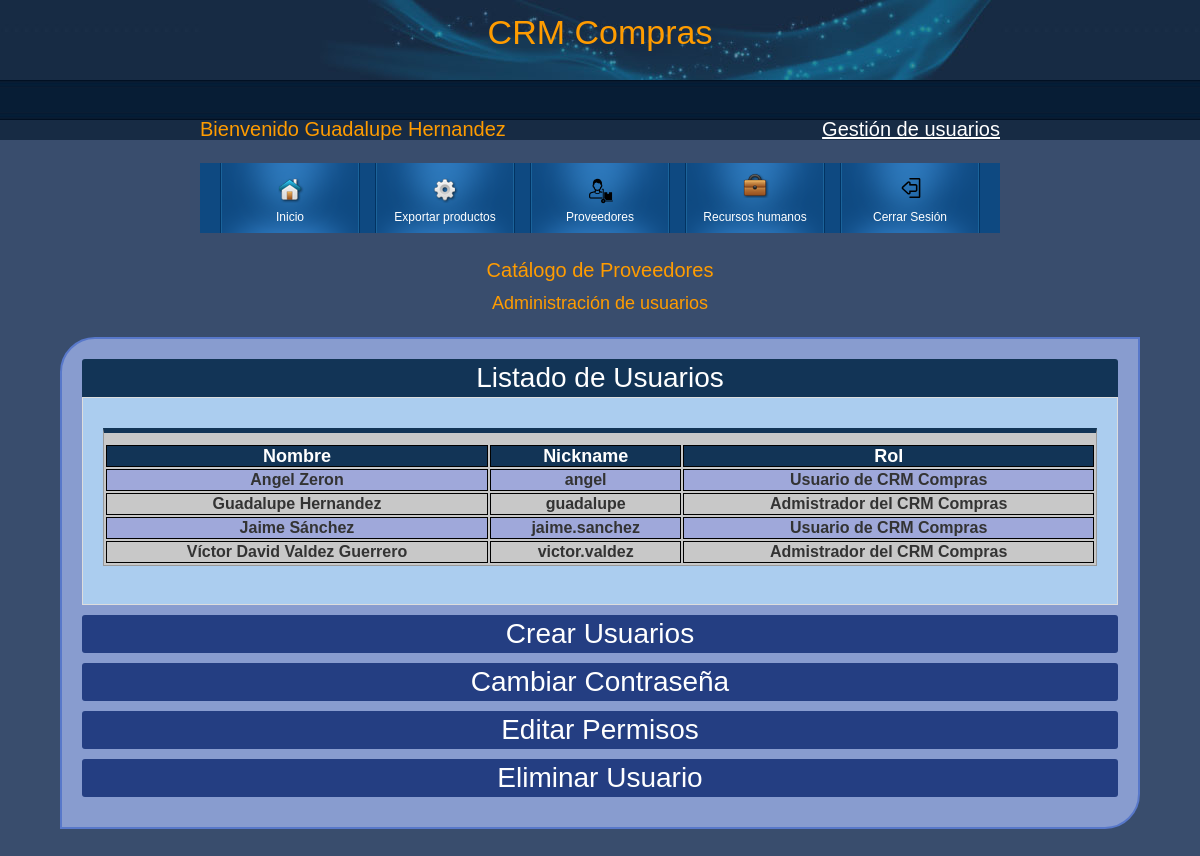
The app's page /CRMcompras/gestionUsuarios.php (signed in) with its own data.
### tables this page shows
CREATE TABLE `usuarios` (
  `id` int(11) NOT NULL COMMENT 'Id de usuario',
  `username` varchar(20) NOT NULL COMMENT 'nick de usuario',
  `password` varchar(32) NOT NULL COMMENT 'contraseña',
  `nombre` varchar(50) NOT NULL COMMENT 'Nombre completo del usuario',
  `admin` tinyint(1) NOT NULL
);

### CRMcompras/gestionUsuarios.php (the view, shortened to what this page needs)
<?php
  include "cabecera.php";
?>
</head>
<body>
<?php
if ($_SESSION['nombre'])
{
?>
<center>
<h3>Cat&aacute;logo de Proveedores</h3>
<h4>Administración de usuarios </h4>
</center>
<div class="accordionWrapper">
 <div class="accordionItem open" id="ai0">
<h2 class="accordionItemHeading" onclick="toogleAc('ai0');">Listado de Usuarios</h2>
<div class="accordionItemContent">
 <form name="crearUsuarioForm" method="POST" action="save.php">
       <table class="tabla" width="100%" style="text-align: center; padding-top: 1%; border-top: 5px solid #123456; margin-top: 1%;">
              <tr>
                <th>Nombre</th>
                <th>Nickname</th>
                <th>Rol</th>
              </tr>
              <?php
                 $query="select nombre, username, admin from usuarios order by nombre";
                 $resultado=mysql_query($query);
                 while ($fila = mysql_fetch_assoc($resultado)) {
                  $rol="Usuario de CRM Compras";
                  if ($fila['admin']==1)
                  {
                   $rol="Admistrador del CRM Compras";
                  }
                  ?>
              <tr>
               <td><b><?= utf8_encode($fila['nombre']); ?></b></td>
                <td><b><?= $fila['username']; ?></b></td>
                <td><b><?= $rol; ?></b></td>
              </tr>
             <?php } ?>
      </table>
              <br>
 </form>
</div>
</div>
<div class="accordionItem close" id="ai1">
<h2 class="accordionItemHeading" onclick="toogleAc('ai1');">Crear Usuarios</h2>
</div>
  <div class="accordionItem close" id="ai2">
  <h2 class="accordionItemHeading" onclick="toogleAc('ai2');">Cambiar Contraseña</h2>
  </div>
<div class="accordionItem close" id="ai3">
<h2 class="accordionItemHeading" onclick="toogleAc('ai3');">Editar Permisos</h2>
</div>
<div class="accordionItem close" id="ai4">
<h2 class="accordionItemHeading" onclick="toogleAc('ai4');">Eliminar Usuario</h2>
</div>
    <div style="height: 10px"></div>
</div>
<br><br>
<br>
<?php
 }
 else {
header('Location: index.php');
exit;
 }
 ?>
</body>
</html>

### CRMcompras/cabecera.php (shortened to what this page needs)
<!DOCTYPE HTML>
<html xmlns="http://www.w3.org/1999/xhtml">
<head>
<link href="../css/styles.css" rel="stylesheet" type="text/css" />
</head>
<body>
<div id="wrapper">
  <div id="header">  <br>
        <h1 style="">CRM Compras</h1>
  </div>
<?php
if ($_SESSION['nombre'] && $url[3]!=="index.php")
{
?>
    <div id="bienvenido"><h3 style="float: left;  padding: 10px 0;">Bienvenido <?php echo utf8_encode($_SESSION['nombre']);?></h3>
   <?php if ($_SESSION['admin']==1)
	 {?>
	 <h3 style="float: right;  padding: 10px 0;"><a class="linkGestion" href="gestionUsuarios.php">Gestión de usuarios</a></h3>
	 <?}?>
	 </div>
	  <div id="menu">
        <ul>
            <li><a href="principal.php"><span class="home"></span>Inicio</a></li>
						<li><a href="../datosPCM/consultarPCM.php"><span class="news"></span>Exportar productos</a></li>
						<?php if (strpos($_SERVER['PHP_SELF'], "listar.php")) {?>
						<li>
						<a href="buscar.php"><span class="b2b">
						<img src="../images/buscar.png" ></span>Búsqueda</a>
						</li>
						<?php } else {?>
						<li><a href="listar.php"><span class="proved">
							<img src="../images/ico-proveedores.png" ></span>Proveedores
						</a></li>
						<?php }?>
            <li><a href="../rh/index.php" target="_blank"><span class="portfolio"></span>Recursos humanos</a></li>
            <li class="last"><a href="logout.php"><span class="salirico"><img src="../images/salir.svg" width="20px"></span>Cerrar Sesión</a></li>
        </ul>
    </div>
</div>
<?php
}
?>

### css/styles.css (style rules this page uses)
body { margin: 0; padding: 0; color: #999; font-family: Tahoma, Geneva, sans-serif; font-size: 12px; line-height: 1.5em; background-color: #394D6D; background-image: url(../images/body.jpg); background-position: top; background-repeat: repeat-x; }
a, a:link, a:visited { color: #000; font-weight: 400; text-decoration: underline; }
.linkGestion, .linkGestion:link, .linkGestion:visited { color: #fff; font-weight: 400; text-decoration: underline; }
img { border: none; }
h1, h2, h3, h4, h5, h6 { color: #ff9c00; font-weight: normal; }
h1 { font-size: 34px; margin: 0 0 20px; padding: 5px 0 }
h2 { font-size: 28px; margin: 0 0 20px; padding: 5px 0 }
h3 { font-size: 20px; margin: 0 0 15px; padding: 0; }
h4 { font-size: 18px; margin: 0 0 15px; padding: 0; }
#wrapper { width: 800px; margin: 0 auto; background: url(../images/body.jpg) center top no-repeat }
#header { width: 100%; height: 110px; text-align: center; background: url(../images/header.jpg) no-repeat top center }
#bienvenido { clear: both; width: 800px; height: 20px; color: #fff; font-size:14px; }
#menu { clear: both; width: 800px; height: 70px; background: #0e4981; margin-bottom: 10px; }
#menu ul { padding: 0 0 0 20px; margin: 0; list-style: none; }
#menu ul li { margin: 0; padding: 0; }
#menu ul li a { float: left; position: relative; display: block; padding-top: 45px; width: 140px; height: 25px; margin-right: 15px; font-size: 12px; color: #fff; text-align: center; text-decoration: none; font-weight: 400; background: url(../images/menu_bg.png) no-repeat; outline: none; }
#menu ul li span.home { position: absolute; background: url(../images/home.png) no-repeat; top: 15px; left: 58px; width: 26px; height: 25px; }
#menu ul li span.proved { position: absolute; top: 15px; left: 58px; width: 26px; height: 26px; text-align: center; }
#menu ul li span.news { position: absolute; background: url(../images/service.png) no-repeat; top: 15px; left: 58px; width: 26px; height: 25px; }
#menu ul li span.portfolio { position: absolute; background: url(../images/portfolio.png) no-repeat; top: 10px; left: 58px; width: 26px; height: 25px; }
#menu ul li span.salirico { position: absolute; background: url(../images/salir.svg) no-repeat; top: 15px; left: 58px; width: 26px; height: 25px; }
form { margin: 0px; padding: 0px; }
.accordionWrapper { color: #ffffff; font-size: 18px; font-weight: 400; text-align: center; background: #889ccf; margin: 25px 5% 0 5%; overflow: hidden; padding: 20px; border-radius: 35px 0px 35px 0px; -moz-border-radius: 35px 0px 35px 0px; -webkit-border-radius: 35px 0px 35px 0px; border: 2px solid #5878ca; }
.accordionItem { float:left; display:block; width:100%; box-sizing: border-box; font-family:'Open-sans',Arial,sans-serif; }
.accordionItemHeading { cursor:pointer; margin:0px 0px 10px 0px; padding:10px; background-color:#243E82; color:#fff; width:100%; border-radius: 3px; box-sizing: border-box; }
.open .accordionItemContent { padding: 20px; color: #123456; background-color: #abcdef; border: 1px solid #ddd; width: 100%; margin: 0px 0px 10px 0px; display:block; -webkit-transform: scaleY(1); transform: scaleY(1); -webkit-transform-origin: top; transform-origin: top; transition: -webkit-transform 0.4s ease; transition: transform 0.4s ease; transition: transform 0.4s ease, -webkit-transform 0.4s ease; box-sizing: border-box; }
.open .accordionItemHeading { margin:0px; -webkit-border-top-left-radius: 3px; -webkit-border-top-right-radius: 3px; -moz-border-radius-topleft: 3px; -moz-border-radius-topright: 3px; border-top-left-radius: 3px; border-top-right-radius: 3px; -webkit-border-bottom-right-radius: 0px; -webkit-border-bottom-left-radius: 0px; -moz-border-radius-bottomright: 0px; -moz-border-radius-bottomleft: 0px; border-bottom-right-radius: 0px; border-bottom-left-radius: 0px; background: #123456; color: #ffffff; }

### CRMcompras/gestionUsuarios.php (style rules this page uses)
.tabla { width: 100%; border: 1px solid #999; color: #333; background-color: rgb(200, 200, 200); }
.tabla th, .tabla td { text-align: center; vertical-align: top; border: 1px solid #000; border-spacing: 0; }
.tabla td { font-size: medium; }
.tabla th { background-color: #123456; color: #fff !important; }
.tabla tr:nth-child(odd) { background-color: "PLATINO"; }
.tabla tr:nth-child(even) { background-color: #9FA8DA; }

### records on screen
usuarios: nombre "Angel Zeron", username "angel", rol "Usuario de CRM Compras"
usuarios: nombre "Guadalupe Hernandez", username "guadalupe", admin "Admistrador del CRM Compras"
usuarios: nombre "Jaime Sánchez", username "jaime.sanchez", rol "Usuario de CRM Compras"
usuarios: nombre "Víctor David Valdez Guerrero", username "victor.valdez", admin "Admistrador del CRM Compras"

### other values on screen
utf8_encode($_SESSION['nombre']) "Guadalupe Hernandez"
